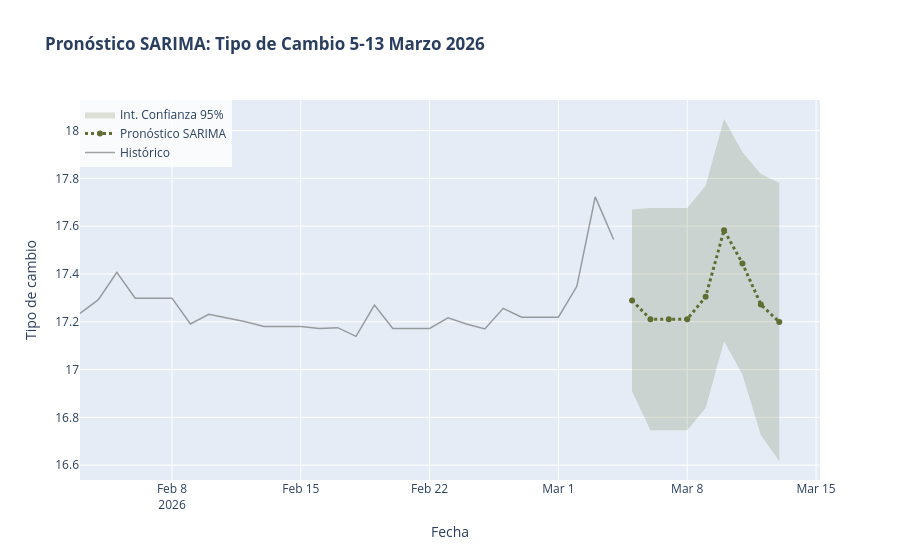

The notebook cell this image was saved under:
### Markdown cell above
## <font color= #66b0b0> &ensp; **SARIMA Forecast** </font>

### Code cell
fecha_inicio = pd.Timestamp('2026-03-05')
fecha_fin = pd.Timestamp('2026-03-13')
forecast_index = pd.date_range(start=fecha_inicio, end=fecha_fin, freq='D')

# Modelo
col_target = "tipo_cambio"

model_sarima = SARIMAX(
    df[col_target],
    order=(0,0,1),
    seasonal_order=(2,1,1,7),
    trend="c"
)

results_sarima = model_sarima.fit(disp=False, method='powell')

# Forecast
forecast_obj = results_sarima.get_forecast(steps=len(forecast_index))
forecast_vals = forecast_obj.predicted_mean
conf_int = forecast_obj.conf_int(alpha=0.05)

print(results_sarima.summary())


fig = go.Figure()

fig.add_trace(go.Scatter(
    x=df[col_target].index[-30:], 
    y=df[col_target].values[-30:],
    mode='lines',
    name='Histórico',
    line=dict(color='rgba(100, 100, 100, 0.6)', width=1.5)
))

fig.add_trace(go.Scatter(
    x=forecast_index, 
    y=forecast_vals,
    name='Pronóstico SARIMA',
    line=dict(color='#606E34', width=3, dash='dot')
))

fig.add_trace(go.Scatter(
    x=conf_int.index, 
    y=conf_int.iloc[:,0],
    mode='lines', 
    line=dict(width=0), 
    showlegend=False,
    hoverinfo='skip'
))

fig.add_trace(go.Scatter(
    x=conf_int.index, 
    y=conf_int.iloc[:,1],
    mode='lines', 
    line=dict(width=0), 
    fill='tonexty',
    fillcolor='rgba(96, 110, 52, 0.2)',
    name='Int. Confianza 95%',
    hoverinfo='skip'
))

fig.update_layout(
    title='<b>Pronóstico SARIMA: Tipo de Cambio 5-13 Marzo 2026</b>',
    xaxis_title='Fecha',
    yaxis_title='Tipo de cambio',
    legend=dict(x=0, y=1, bgcolor='rgba(255,255,255,0.8)'),
    hovermode="x unified"
)

fig.show()

### Figure 1 — Plotly figure (JSON) as saved in the notebook; plotly's stock layout.template omitted (floating-point values rounded to 4 significant figures)
{"data": [{"line": {"color": "rgba(100, 100, 100, 0.6)", "width": 1.5}, "mode": "lines", "name": "Histórico", "type": "scatter", "x": ["2026-02-03T00:00:00.000000", "2026-02-04T00:00:00.000000", "2026-02-05T00:00:00.000000", "2026-02-06T00:00:00.000000", "2026-02-07T00:00:00.000000", "2026-02-08T00:00:00.000000", "2026-02-09T00:00:00.000000", "2026-02-10T00:00:00.000000", "2026-02-11T00:00:00.000000", "2026-02-12T00:00:00.000000", "2026-02-13T00:00:00.000000", "2026-02-14T00:00:00.000000", "2026-02-15T00:00:00.000000", "2026-02-16T00:00:00.000000", "2026-02-17T00:00:00.000000", "2026-02-18T00:00:00.000000", "2026-02-19T00:00:00.000000", "2026-02-20T00:00:00.000000", "2026-02-21T00:00:00.000000", "2026-02-22T00:00:00.000000", "2026-02-23T00:00:00.000000", "2026-02-24T00:00:00.000000", "2026-02-25T00:00:00.000000", "2026-02-26T00:00:00.000000", "2026-02-27T00:00:00.000000", "2026-02-28T00:00:00.000000", "2026-03-01T00:00:00.000000", "2026-03-02T00:00:00.000000", "2026-03-03T00:00:00.000000", "2026-03-04T00:00:00.000000"], "y": [17.23, 17.29, 17.41, 17.3, 17.3, 17.3, 17.19, 17.23, 17.22, 17.2, 17.18, 17.18, 17.18, 17.17, 17.18, 17.14, 17.27, 17.17, 17.17, 17.17, 17.22, 17.19, 17.17, 17.26, 17.22, 17.22, 17.22, 17.35, 17.72, 17.54]}, {"line": {"color": "#606E34", "dash": "dot", "width": 3}, "name": "Pronóstico SARIMA", "type": "scatter", "x": ["2026-03-05T00:00:00.000000", "2026-03-06T00:00:00.000000", "2026-03-07T00:00:00.000000", "2026-03-08T00:00:00.000000", "2026-03-09T00:00:00.000000", "2026-03-10T00:00:00.000000", "2026-03-11T00:00:00.000000", "2026-03-12T00:00:00.000000", "2026-03-13T00:00:00.000000"], "y": [17.29, 17.21, 17.21, 17.21, 17.3, 17.58, 17.44, 17.27, 17.2]}, {"hoverinfo": "skip", "line": {"width": 0}, "mode": "lines", "showlegend": false, "type": "scatter", "x": ["2026-03-05T00:00:00.000000", "2026-03-06T00:00:00.000000", "2026-03-07T00:00:00.000000", "2026-03-08T00:00:00.000000", "2026-03-09T00:00:00.000000", "2026-03-10T00:00:00.000000", "2026-03-11T00:00:00.000000", "2026-03-12T00:00:00.000000", "2026-03-13T00:00:00.000000"], "y": [16.91, 16.75, 16.75, 16.75, 16.84, 17.12, 16.98, 16.73, 16.62]}, {"fill": "tonexty", "fillcolor": "rgba(96, 110, 52, 0.2)", "hoverinfo": "skip", "line": {"width": 0}, "mode": "lines", "name": "Int. Confianza 95%", "type": "scatter", "x": ["2026-03-05T00:00:00.000000", "2026-03-06T00:00:00.000000", "2026-03-07T00:00:00.000000", "2026-03-08T00:00:00.000000", "2026-03-09T00:00:00.000000", "2026-03-10T00:00:00.000000", "2026-03-11T00:00:00.000000", "2026-03-12T00:00:00.000000", "2026-03-13T00:00:00.000000"], "y": [17.67, 17.68, 17.68, 17.68, 17.77, 18.05, 17.91, 17.82, 17.78]}], "layout": {"hovermode": "x unified", "legend": {"bgcolor": "rgba(255,255,255,0.8)", "x": 0, "y": 1}, "title": {"text": "<b>Pronóstico SARIMA: Tipo de Cambio 5-13 Marzo 2026</b>"}, "xaxis": {"title": {"text": "Fecha"}}, "yaxis": {"title": {"text": "Tipo de cambio"}}}}
